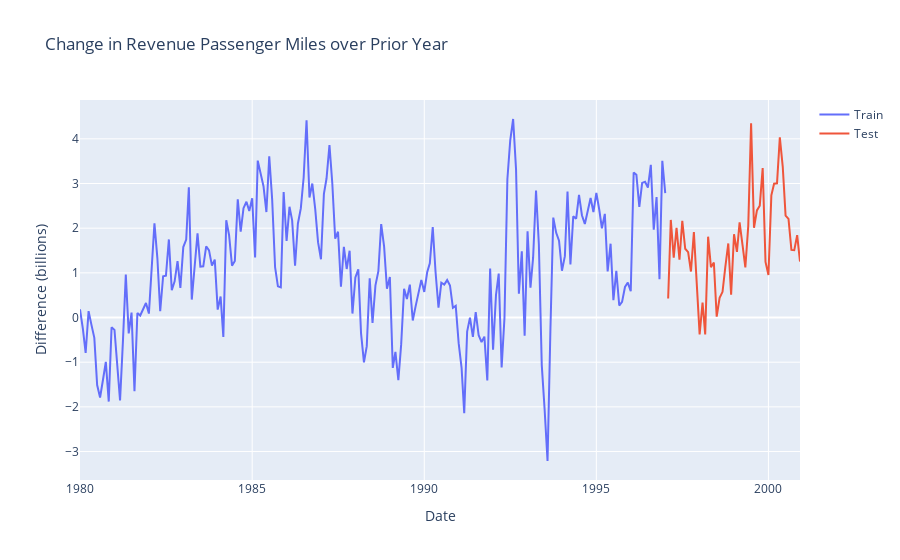

Write notebook code for a chart like this one.
### Code cell
fig = go.Figure()
fig.add_trace(go.Scatter(x=train.index, y=train, mode='lines', name="Train"))
fig.add_trace(go.Scatter(x=test.index, y=test, mode='lines', name="Test"))
fig.update_layout(
    yaxis_title="Difference (billions)", 
    xaxis_title="Date",
    title="Change in Revenue Passenger Miles over Prior Year"
)
fig.show()

### Figure 1 — Plotly figure (JSON) as saved in the notebook; plotly's stock layout.template omitted (floating-point values rounded to 4 significant figures; data arrays with more than 128 entries replaced by an {"elided": "..."} marker saying what was removed)
{"data": [{"mode": "lines", "name": "Train", "type": "scatter", "x": {"elided": "205 str values"}, "y": {"elided": "205 float values"}}, {"mode": "lines", "name": "Test", "type": "scatter", "x": ["1997-02-01T00:00:00", "1997-03-01T00:00:00", "1997-04-01T00:00:00", "1997-05-01T00:00:00", "1997-06-01T00:00:00", "1997-07-01T00:00:00", "1997-08-01T00:00:00", "1997-09-01T00:00:00", "1997-10-01T00:00:00", "1997-11-01T00:00:00", "1997-12-01T00:00:00", "1998-01-01T00:00:00", "1998-02-01T00:00:00", "1998-03-01T00:00:00", "1998-04-01T00:00:00", "1998-05-01T00:00:00", "1998-06-01T00:00:00", "1998-07-01T00:00:00", "1998-08-01T00:00:00", "1998-09-01T00:00:00", "1998-10-01T00:00:00", "1998-11-01T00:00:00", "1998-12-01T00:00:00", "1999-01-01T00:00:00", "1999-02-01T00:00:00", "1999-03-01T00:00:00", "1999-04-01T00:00:00", "1999-05-01T00:00:00", "1999-06-01T00:00:00", "1999-07-01T00:00:00", "1999-08-01T00:00:00", "1999-09-01T00:00:00", "1999-10-01T00:00:00", "1999-11-01T00:00:00", "1999-12-01T00:00:00", "2000-01-01T00:00:00", "2000-02-01T00:00:00", "2000-03-01T00:00:00", "2000-04-01T00:00:00", "2000-05-01T00:00:00", "2000-06-01T00:00:00", "2000-07-01T00:00:00", "2000-08-01T00:00:00", "2000-09-01T00:00:00", "2000-10-01T00:00:00", "2000-11-01T00:00:00", "2000-12-01T00:00:00"], "y": [0.4241, 2.185, 1.339, 2.007, 1.293, 2.166, 1.539, 1.465, 1.03, 1.915, 0.776, -0.3778, 0.3355, -0.38, 1.81, 1.127, 1.233, 0.01862, 0.4421, 0.5753, 1.14, 1.659, 0.5124, 1.864, 1.471, 2.131, 1.629, 1.123, 2.052, 4.347, 2.01, 2.397, 2.504, 3.346, 1.244, 0.9518, 2.735, 2.996, 3.004, 4.035, 3.374, 2.283, 2.21, 1.514, 1.509, 1.843, 1.252]}], "layout": {"title": {"text": "Change in Revenue Passenger Miles over Prior Year"}, "xaxis": {"title": {"text": "Date"}}, "yaxis": {"title": {"text": "Difference (billions)"}}}}
